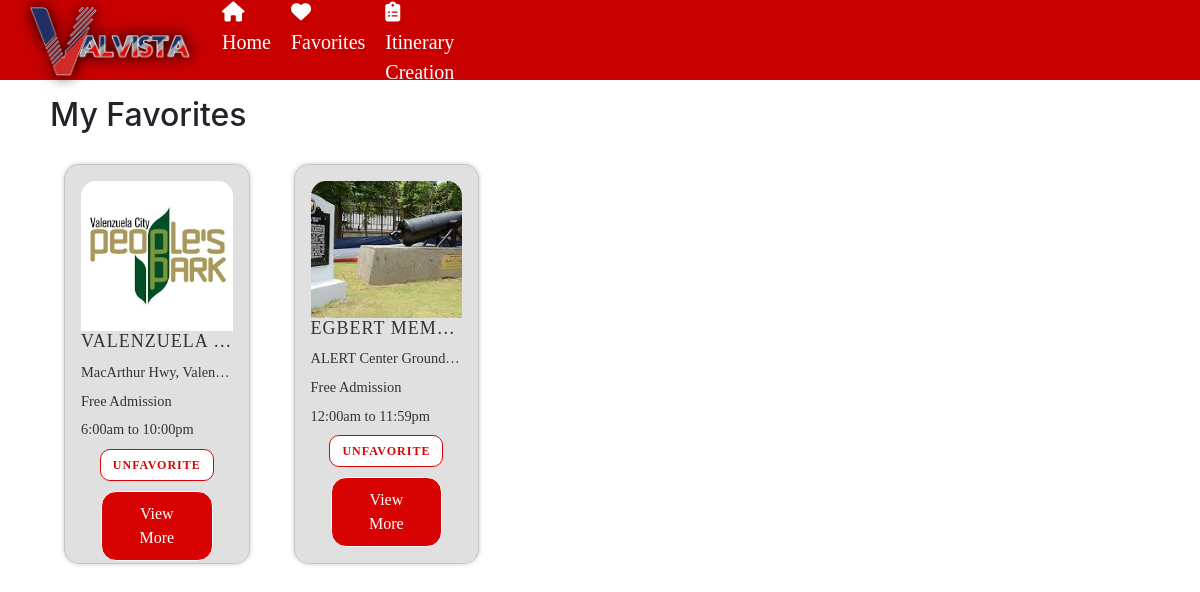
Before: /favorites/ (signed in) with the older database file.
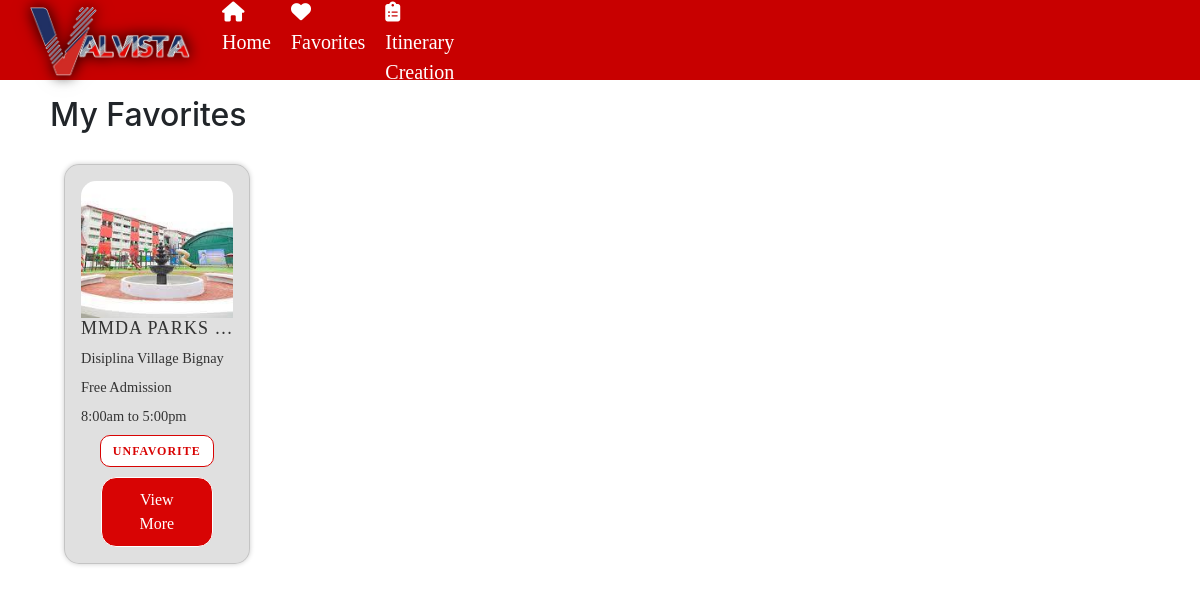
After: the same page with the newer database file.
### website/models.py (models this page shows, shortened)
class Favorite(models.Model):
    user = models.ForeignKey(User, on_delete=models.CASCADE)
    place = models.ForeignKey(Place, null=True, blank=True, on_delete=models.CASCADE)
    business = models.ForeignKey(Business, null=True, blank=True, on_delete=models.CASCADE)
    class Meta:
        unique_together = ('user', 'place', 'business')

class Place(models.Model):
        COST_CHOICES = [
        ('0','0'),
        ('1-200','1-200'),
        ('201-500','201-500'),
        ('501+','501+'),
        ]
        name = models.CharField (max_length=100)
        location = models.CharField (max_length=100)
        description = models.CharField (max_length=1000)
        categories = models.ManyToManyField('Category', related_name='places')
        time = models.CharField (max_length=20)
        timeclose = models.CharField (max_length=20)
        cost = models.CharField(max_length=100, blank=True,null=True,choices= COST_CHOICES)
        photo = models.ManyToManyField(PlaceMedia,related_name='places',blank=True)
        thumbnail = models.ImageField(upload_to="media")
        archived = models.BooleanField(default=False)
        map = models.CharField(max_length=2000,blank=True,null=True)
        promos = models.ImageField(upload_to="media",blank=True,null=True)
        announcement = models.TextField(max_length=5000, blank=True,null=True)

### website/views.py (the view)
# urls.py: path('favorites/', views.favorite_list, name='favorite_list'),
def favorite_list(request):
    favorites = Favorite.objects.filter(user=request.user)
    return render(request, 'favorite.html', {'favorites': favorites})

### website/templates/favorite.html (shortened to what this page needs)
<!DOCTYPE html>
 <html>
 <head>
    <link rel="stylesheet" href="https://cdn.jsdelivr.net/npm/bootstrap@5.2.3/dist/css/bootstrap.min.css">
    <link rel="stylesheet" href="https://cdnjs.cloudflare.com/ajax/libs/font-awesome/6.5.1/css/all.min.css">
    <link rel="stylesheet" href="https://cdnjs.cloudflare.com/ajax/libs/font-awesome/4.7.0/css/font-awesome.min.css">
    <link rel="stylesheet" href="https://cdnjs.cloudflare.com/ajax/libs/twitter-bootstrap/4.1.3/css/bootstrap.min.css">
    <link href="https://cdn.jsdelivr.net/npm/remixicon@2.5.0/fonts/remixicon.css" rel="stylesheet">
      {% load static %}
	  <link rel="stylesheet" href="{% static 'favoritos.css' %}">
 </head>
 <header>
    <nav>
        <div class="logo">
            <a href="{%url 'home' %}"><img class="logo"src ="..\media\media\valvista logo.png" alt="logo"></a>
        </div>
        <ul class="nav-links">
            <li><a href="{%url 'home' %}"><i class="fa-solid fa-house"></i> Home</a></li>
            {% if user.is_authenticated%}
            {% if not user.is_Business and not business.approval%}
            <li><a href="{%url 'favorite_list' %}"><i class="fa-solid fa-heart"></i> Favorites</a></li>
            {%else%}
            <li><a ></i></a></li>
            {%endif%}
            {%endif%}
			{% if user.is_authenticated%}
            {% if not user.is_Business and not business.approval%}
            <li><a href="{%url 'itinerary' %}"><i class="fa-solid fa-clipboard-list"></i> Itinerary Creation</a></li>
			{%else%}
            <li><a ></i></a></li>
            {%endif%}
            {%endif%}
        </ul>
    </nav>
</header>
<br><br><br><br>
<h2  style="margin-left: 50px;">My Favorites</h2>
<ul style="margin-top: -60px;">
    <div class="row row-cols-1 row-cols-md-5 g-4 py-5">
  {% for favorite in favorites %}
    {% if favorite.place %}
    {% if not favorite.place.archived %}
      <li>
        <div class="card">
            <img
                class="card__background"
                src="{{ favorite.place.thumbnail.url }}"
            />
            <div class="card__content | flow">
                <div class="card__content--container | flow">
                    <h2 class="card__title">{{ favorite.place.name }}</h2>
                    <p class="card__description">{{ favorite.place.location }}</p>
                    <p class="card__description">
                        {% if favorite.place.cost == '0' %}
                            Free Admission
                        {% else %}
                            {{ favorite.place.cost }}
                        {% endif %}
                    </p>
                    <p class="card__description">{{ favorite.place.time }} to {{ favorite.place.timeclose }}</p>
                    <form method="post" action="{% url 'add_favorite_place' favorite.place.id %}">
                        <button type="submit" class="unfavorite-button">Unfavorite</button>
                    </form>
                </div>
                <button class="card__button" onclick="redirectToPlace('{{ favorite.place.id }}')">View More</button>
            </div>
        </div>
      </li>
    {% endif %}
    {% endif %}
  {% endfor %}
</div>
</ul>
 </body>
 </html>

Changed rows visible on the page:
removed Favorite: place.thumbnail (picture), place.name "VALENZUELA…", place.location "MacArthur Hwy, Valen…", shows "Free Admission", place.time "6:00am", place.timeclose "10:00pm"
removed Favorite: place.thumbnail (picture), place.name "EGBERT MEM…", place.location "ALERT Center Ground…", shows "Free Admission", place.time "12:00am", place.timeclose "11:59pm"
added Favorite: place.thumbnail (picture), place.name "MMDA PARKS…", place.location "Disiplina Village Bignay", shows "Free Admission", place.time "8:00am", place.timeclose "5:00pm"
